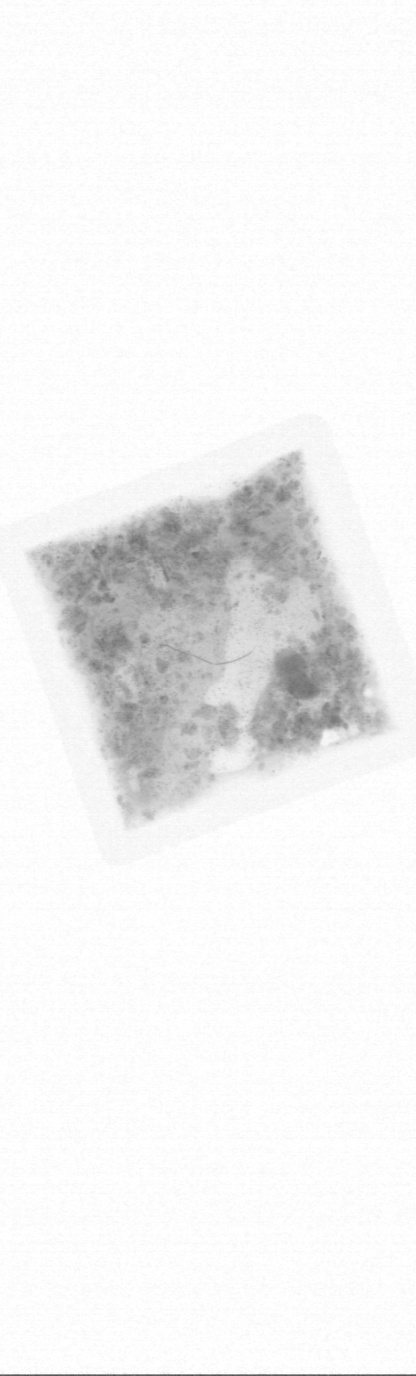
#> input picture backend/storage/objects/c13cdc09ceae41119fcf03f9a7c08607/original.jpg, 416 x 1376 px
$ python -i image_processor.py   (imports and definitions only)
#> lines starting #> are read from the running program, lines starting #| are printed output that depends on the picture; after the words box and inside, x2 and y2 are one past the last pixel; in counts of white or black regions, pixels touching at a corner belong together
#> further down, picture is the input picture: shape (1376, 416, 3); min 76, max 255, mean 242
import cv2
import numpy as np
import os
import base64
from io import BytesIO
from PIL import Image

STORAGE_DIR = os.path.join(os.path.dirname(__file__), "..", "storage")
OBJECTS_DIR = os.path.join(STORAGE_DIR, "objects")
BACKGROUNDS_DIR = os.path.join(STORAGE_DIR, "backgrounds")
DATASETS_DIR = os.path.join(STORAGE_DIR, "datasets")


# [4 lines left out: function ensure_dirs, not called in this run]


def read_image_bytes(data: bytes) -> np.ndarray:
    arr = np.frombuffer(data, np.uint8)
    return cv2.imdecode(arr, cv2.IMREAD_COLOR)


# [5 lines left out: function read_image, not called in this run]


def img_to_base64(img: np.ndarray, fmt: str = ".png") -> str:
    _, buf = cv2.imencode(fmt, img)
    return base64.b64encode(buf).decode("utf-8")


def img_to_bytes(img: np.ndarray, fmt: str = ".png") -> bytes:
    _, buf = cv2.imencode(fmt, img)
    return buf.tobytes()


def pil_to_cv2(pil_img: Image.Image) -> np.ndarray:
    return cv2.cvtColor(np.array(pil_img), cv2.COLOR_RGB2BGR)


def cv2_to_pil(img: np.ndarray) -> Image.Image:
    return Image.fromarray(cv2.cvtColor(img, cv2.COLOR_BGR2RGB))


def load_image_pil(path: str) -> Image.Image:
    return Image.open(path).convert("RGBA")


def detect_contours(
    img: np.ndarray,
    threshold: int = 128,
    invert: bool = True,
) -> dict:
#> called with threshold = 128, invert = True
    gray = cv2.cvtColor(img, cv2.COLOR_BGR2GRAY)

    if invert:
        _, binary = cv2.threshold(gray, threshold, 255, cv2.THRESH_BINARY_INV)
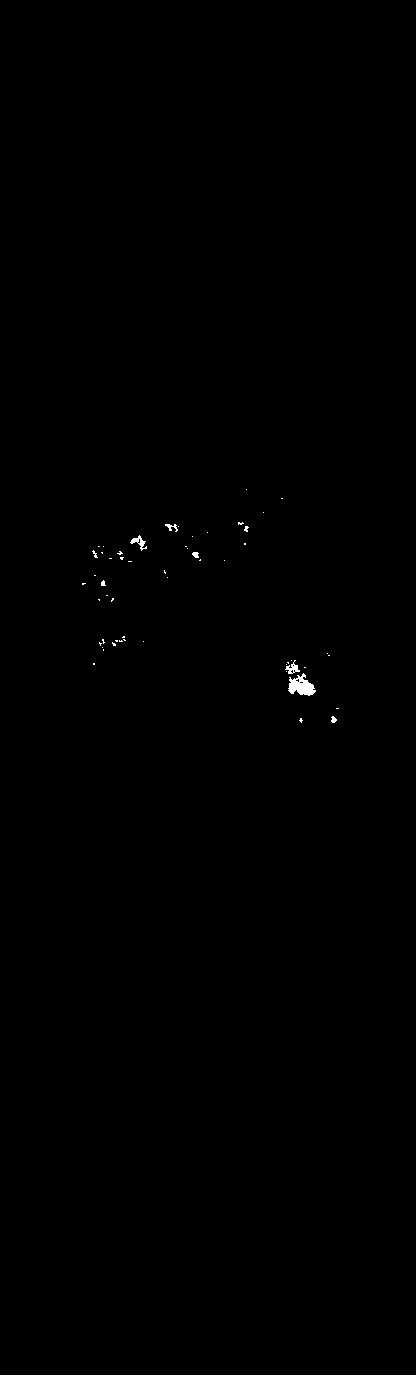
#> binary: shape (1376, 416); 0.23% white; 56 white regions (47 under 20 px), largest, box (x1, y1, x2, y2) and area: (0, 1375, 416, 1376) 416, (288, 673, 316, 696) 372, (130, 535, 147, 551) 96
    else:
        _, binary = cv2.threshold(gray, threshold, 255, cv2.THRESH_BINARY)

    kernel = cv2.getStructuringElement(cv2.MORPH_ELLIPSE, (5, 5))
    closed = cv2.morphologyEx(binary, cv2.MORPH_CLOSE, kernel)
#> closed: shape (1376, 416); 0.26% white; 44 white regions (31 under 20 px), largest, box (x1, y1, x2, y2) and area: (285, 660, 316, 696) 567, (0, 1375, 416, 1376) 416, (130, 535, 147, 551) 115

    contours_info = []
    num_labels, labels, stats, centroids = cv2.connectedComponentsWithStats(closed, connectivity=4)
#> labels: shape (1376, 416) int32; 46 distinct labels, from 0 to 45
#> num_labels = 46; stats = 46 rows, first 6: [0, 0, 416, 1375, 570928], [246, 489, 1, 1, 1], [281, 498, 2, 1, 2], [263, 512, 1, 1, 1], [238, 522, 6, 3, 13], [165, 524, 14, 8, 69]; centroids = 46 pairs, first value 83.17 to 337, second value 489 to 1375

    img_area = img.shape[0] * img.shape[1]
#> img_area = 572416
    min_area = img_area * 0.005
#> min_area = 2862.1

    for i in range(1, num_labels):
        area = stats[i, cv2.CC_STAT_AREA]
        x = stats[i, cv2.CC_STAT_LEFT]
        y = stats[i, cv2.CC_STAT_TOP]
        w = stats[i, cv2.CC_STAT_WIDTH]
        h = stats[i, cv2.CC_STAT_HEIGHT]
        ratio = max(w / img.shape[1], h / img.shape[0])

        if area >= min_area and ratio >= 0.1:
            expand = 8
            contours_info.append({
                "x": max(0, x - expand),
                "y": max(0, y - expand),
                "width": min(img.shape[1], w + expand * 2),
                "height": min(img.shape[0], h + expand * 2),
            })
#> this loop made 45 passes
#> (area, x, y, w, h, ratio) on passes 5, 6, 8, 15, 16, 18, 26, 31, 32, 33, 39, 43: (69, 165, 524, 14, 8, 0.0337), (21, 244, 525, 5, 7, 0.012), (115, 130, 535, 17, 16, 0.0409), (22, 92, 550, 6, 8, 0.0144), (27, 117, 551, 7, 9, 0.0168), (36, 192, 552, 7, 7, 0.0168), (21, 101, 580, 5, 6, 0.012), (23, 119, 636, 7, 6, 0.0168), (22, 99, 639, 6, 7, 0.0144), (21, 112, 640, 6, 6, 0.0144), (567, 285, 660, 31, 36, 0.0745), (31, 331, 716, 6, 7, 0.0144)
#> after the loop, contours_info = []

    contours_info.sort(key=lambda c: c["width"] * c["height"], reverse=True)

    return {
        "contours": contours_info,
        "mask_base64": img_to_base64(closed),
    }
#> in img_to_base64, `_, buf = cv2.imencode(fmt, img)`: buf = 3491 values, max 255 at index 1125, min 0 at index 8, mean 122.6


# [74 lines left out: functions extract_object, trim_transparent_bytes, make_thumbnail, not called in this run]

>>> import cv2
>>> picture = cv2.imread('../storage/objects/c13cdc09ceae41119fcf03f9a7c08607/original.jpg')
>>> result = detect_contours(picture)
#> result = 2 items
